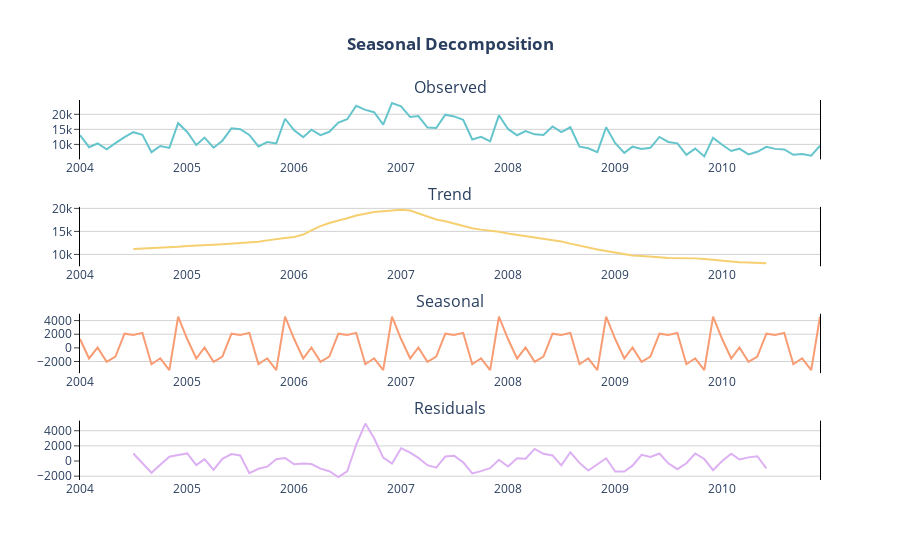

Write notebook code for a chart like this one.
### Code cell
decomposition = seasonal_decompose(Baggage_mean['Baggage'], model='additive', period=12)
fig = plot_seasonal_decompose(decomposition, dates=Baggage_mean.index)

fig.update_layout(plot_bgcolor='white')
fig.update_yaxes(
    mirror=True,
    ticks='outside',
    showline=True,
    linecolor='black',
    gridcolor='lightgrey',
    title=''
)

fig.show()
